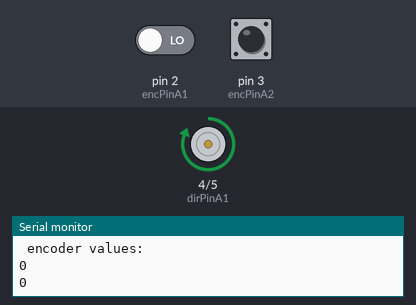
The sketch below on a simulated Arduino Uno, built with avr-gcc and run on an emulated ATmega328P. On the bench: motor-driver pin pairs drawn as motors (green arrow = first pin HIGH = forward, orange = second pin HIGH = backward, longer = more drive), the last lines printed to the serial monitor. Inputs (shaded band) come from the test bench; at power-on: pin 2 (encPinA1) LOW, pin 3 (encPinA2) HIGH.

Above: at 0.5 s.
At 4.5 s:
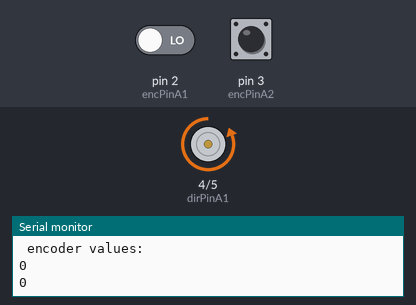
Timing chart, 0 to 6.9 s (numbered marks = the images above):
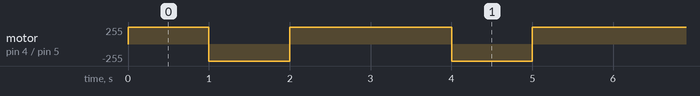

Measured:
- by itself, motor on pin 4 (dirPinA1) / pin 5 (dirPinA2): repeats every 3.0 s: backward 255/255 1.0 s, forward 255/255 2.0 s

The sketch:

motorUtilities.ino
```cpp
/*
  motorUtilities.ino
  Code that runs basic functions in the Motors class
  The two motors are refered to as Motor A and Motor B.
  For each motor, there is an Encoder 1 and Encoder 2.
  Motor PWM range: 0 to 255
*/

#include "Arduino.h"
#include "Motor.h"

#define enablePinA	0
#define dirPinA1 4
#define dirPinA2 5
#define encPinA1 2
#define encPinA2 3

volatile signed int encoderAPos = 0;

Motor motorA(enablePinA, dirPinA1, dirPinA2);

void setup() {
  Serial.begin(9600);

  pinMode(encPinA1, INPUT);
  pinMode(encPinA2, INPUT);
  attachInterrupt(digitalPinToInterrupt(encPinA1), encoderISRA1, CHANGE);
  attachInterrupt(digitalPinToInterrupt(encPinA2), encoderISRA2, CHANGE);

  // Set initial motor direction and PWM
  motorA.setPWM(200);
  motorA.setDir(1);

}

void loop(){
  //motorA.encoderPos = encoderAPos; //update motor object inside ISR for now, but that possibly slows ISR. possible change later?
  Serial.print("\n encoder values: \n");
  Serial.print(encoderAPos, DEC);
  Serial.print(" \n");
  Serial.print(motorA.encoderPos, DEC);

  //test set PWM
  motorA.setDir(1);
  motorA.setPWM(200);
  delay(1000);
  motorA.setDir(2);
  motorA.setPWM(100);
  delay(1000);
  motorA.setDir(1);
  delay(1000);
}

void encoderISRA1()
{

  // look for a low-to-high on channel A
  if (digitalRead(encPinA1) == HIGH) {

    // check channel B to see which way encoder is turning
    if (digitalRead(encPinA2) == LOW) {
      encoderAPos = encoderAPos + 1;         // CW
    }
    else {
      encoderAPos = encoderAPos - 1;         // CCW
    }
  }

  else   // must be a high-to-low edge on channel A
  {
    // check channel B to see which way encoder is turning
    if (digitalRead(encPinA2) == HIGH) {
      encoderAPos = encoderAPos + 1;          // CW
    }
    else {
      encoderAPos = encoderAPos - 1;          // CCW
    }
  }
  //Serial.println(encoder0Pos, DEC);
  // use for debugging - remember to comment out
  motorA.encoderPos = encoderAPos; //update motor object inside ISR for now, possible change later?

}

void encoderISRA2(){
  // look for a low-to-high on channel B
  if (digitalRead(encPinA2) == HIGH) {

    // check channel A to see which way encoder is turning
    if (digitalRead(encPinA1) == HIGH) {
      encoderAPos = encoderAPos + 1;         // CW
    }
    else {
      encoderAPos = encoderAPos - 1;         // CCW
    }
  }

  // Look for a high-to-low on channel B

  else {
    // check channel B to see which way encoder is turning
    if (digitalRead(encPinA1) == LOW) {
      encoderAPos = encoderAPos + 1;          // CW
    }
    else {
      encoderAPos = encoderAPos - 1;          // CCW
    }
  }

  motorA.encoderPos = encoderAPos; //update motor object inside ISR for now, possible change later?

}
```

Motor.cpp
```cpp
/*
  Motors.cpp
  Contains encoder and motor code.
  Datasheet for motor/current drive board: http://www.ece.ubc.ca/~eng-services/files/courses/elec391-spring2018/L298_Motor_Driver_Board_Datasheet.pdf
*/

#include "Arduino.h"
#include "Motor.h"

Motor::Motor(int enablePin, int dirPin1, int dirPin2)
{
  pinMode(enablePin, OUTPUT);
  pinMode(dirPin1, OUTPUT);
  pinMode(dirPin2, OUTPUT);

  _enablePin = enablePin;
  _dirPin1 = dirPin1;
  _dirPin2 = dirPin2;

  hardStopFlag = 0;
  //_pin = pin;
}

void Motor::setPWM(int pwm)
{
	if(hardStopFlag == 1){
		Serial.print("Warning: Hard stop enabled, motor will not spin until setDir() is called \n");
	}

	analogWrite(_enablePin, pwm);

}

void Motor::setDir(int dir)
{
	hardStopFlag = 0;

	if (dir == 1){
		digitalWrite(_dirPin1, HIGH);
		digitalWrite(_dirPin2, LOW);
	}
	else if (dir == 2){
		digitalWrite(_dirPin1, LOW);
		digitalWrite(_dirPin2, HIGH);
	}
	else{
		Serial.print("Error: Invalid Motor Direction \n");
	}

}

void Motor::hardStop()
{
	hardStopFlag = 1;
	digitalWrite(_dirPin1, LOW);
	digitalWrite(_dirPin2, LOW);
}

long Motor::getRotSpeed(int interval, unsigned long deg)
{
	/*unsigned long time0 = millis();
	pos0 = encoderPos;

	while( (millis() - time0) < interval);
	pos1 = encoderPos;

	long tickPerMilSec = (pos1 - pos2)/(interval);
	return (tickPerMilSec*deg*1000);
	*/
}
```

Motor.h
```cpp
/*
  Motors.h
  Contains encoder and motor code.
*/

#ifndef Morse_h
#define Morse_h

#include "Arduino.h"

class Motor
{
  public:
    Motor(int enablePin, int dirPin1, int dirPin2);		//constructor function

	volatile signed int encoderPos;

	void setPWM(int pwm);	//turns on motor according to pwm: min 0 to max 255. setting PWM to 0 = "free running stop"
	void setDir(int dir);	//changes direction of motor (dir=1 or dir=2). If hard stop has previously been set, setDir turns motor back on.
	void hardStop(void);  	//"hard stop" of motor according to current drive datasheet. To turn motor back on, call setDir().
    long getRotSpeed(int interval, unsigned long deg); 	//return average deg/second over time interval (in milliseconds), assuming each tick is "deg" degrees

  private:
	int hardStopFlag;
    int _enablePin;
	int _dirPin1;
	int _dirPin2;
};

#endif
```
